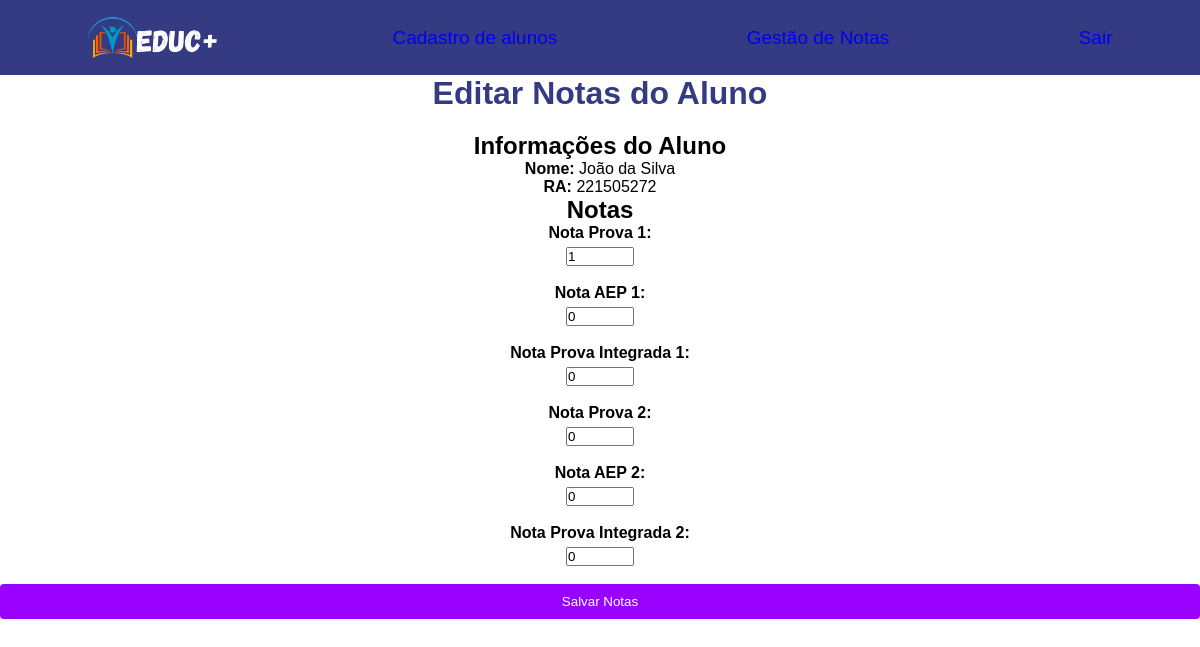
Screenshot of /editar.php?id=1 with the database file from the repository.
### tables this page shows
CREATE TABLE "Alunos" (
	"ID"	INTEGER,
	"nome"	TEXT NOT NULL,
	"email"	TEXT NOT NULL,
	"RA"	TEXT NOT NULL UNIQUE,
	PRIMARY KEY("ID" AUTOINCREMENT)
);

CREATE TABLE Notas (
    ID INTEGER PRIMARY KEY AUTOINCREMENT,
    id_aluno INTEGER NOT NULL,
    nota_prova1 REAL,
    nota_aep1 REAL,
    nota_integrada_1 REAL,
    nota_prova2 REAL,
    nota_aep2 REAL,
    nota_integrada_2 REAL,
    FOREIGN KEY (id_aluno) REFERENCES Alunos(ID)
);

### classes/Database.php (called while the page is built)
<?php
class Database {
    private $pdo;
    public function __construct($dbname) {
        $this->pdo = new PDO("sqlite:" . $dbname);
        $this->pdo->setAttribute(PDO::ATTR_ERRMODE, PDO::ERRMODE_EXCEPTION);
    }
    public function getConnection() {
        return $this->pdo;
    }
}
?>

### classes/Aluno.php (called while the page is built, shortened)
<?php
class Aluno {
    private $database;
    public function __construct($database) {
        $this->database = $database;
    }
    public function obterAlunoPorId($id) {
        $query = "SELECT * FROM Alunos WHERE ID = :id";
        $stmt = $this->database->getConnection()->prepare($query);
        $stmt->bindParam(':id', $id, PDO::PARAM_INT);
        $stmt->execute();
        return $stmt->fetch(PDO::FETCH_ASSOC);
    }
}
?>

### classes/Nota.php (called while the page is built, shortened)
<?php
class Nota {
    private $db;
    public function __construct($database) {
        $this->db = $database->getConnection();
    }
    public function obterNotas($id_aluno) {
        $query = "SELECT * FROM notas WHERE ID_aluno = :id_aluno";
        $stmt = $this->db->prepare($query);
        $stmt->bindParam(':id_aluno', $id_aluno, PDO::PARAM_INT);
        $stmt->execute();
        return $stmt->fetch(PDO::FETCH_ASSOC);
    }
}
?>

### editar.php (the view, shortened to what this page needs)
<?php
require_once 'classes/Database.php';
require_once 'classes/Aluno.php';
require_once 'classes/Nota.php';
$dbname = "SGN.db";
$database = new Database($dbname);
$aluno = new Aluno($database);
$nota = new Nota($database);
$id_aluno = $_GET['id'];
$dados_aluno = $aluno->obterAlunoPorId($id_aluno);
$notas = $nota->obterNotas($id_aluno);
?>
<!DOCTYPE html>
<html lang="pt-BR">
<head>
  <link rel="stylesheet" href="lista.css">
</head>
<body>
  <header>
    <img id="logo" src="./Img/Educ_1.png">
    <nav>
      <ul>
        <li><a href="index.php">Cadastro de alunos</a></li>
        <li><a href="lista.php">Gestão de Notas</a></li>
        <li><a href="#">Sair</a></li>
      </ul>
    </nav>
  </header>
  <h1 id="titulo">Editar Notas do Aluno</h1>
  <form action="<?php echo htmlspecialchars($_SERVER["PHP_SELF"]) . '?id=' . $id_aluno; ?>" method="post">
    <h2>Informações do Aluno</h2>
    <p><strong>Nome:</strong> <?php echo htmlspecialchars($dados_aluno['nome']); ?></p>
    <p><strong>RA:</strong> <?php echo htmlspecialchars($dados_aluno['RA']); ?></p>
    <h2>Notas</h2>
    <label for="nota_prova1">Nota Prova 1:</label>
    <input type="number" id="nota_prova1" name="nota_prova1" min="0" max="10" step="0.1" value="<?php echo htmlspecialchars($notas['nota_prova1']); ?>" required>
    <br>
    <label for="nota_aep1">Nota AEP 1:</label>
    <input type="number" id="nota_aep1" name="nota_aep1" min="0" max="10" step="0.1" value="<?php echo htmlspecialchars($notas['nota_aep1']); ?>" required>
    <br>
    <label for="nota_integrada_1">Nota Prova Integrada 1:</label>
    <input type="number" id="nota_integrada_1" name="nota_integrada_1" min="0" max="10" step="0.1" value="<?php echo htmlspecialchars($notas['nota_integrada_1']); ?>" required>
    <br>
    <label for="nota_prova2">Nota Prova 2:</label>
    <input type="number" id="nota_prova2" name="nota_prova2" min="0" max="10" step="0.1" value="<?php echo htmlspecialchars($notas['nota_prova2']); ?>" required>
    <br>
    <label for="nota_aep2">Nota AEP 2:</label>
    <input type="number" id="nota_aep2" name="nota_aep2" min="0" max="10" step="0.1" value="<?php echo htmlspecialchars($notas['nota_aep2']); ?>" required>
    <br>
    <label for="nota_integrada_2">Nota Prova Integrada 2:</label>
    <input type="number" id="nota_integrada_2" name="nota_integrada_2" min="0" max="10" step="0.1" value="<?php echo htmlspecialchars($notas['nota_integrada_2']); ?>" required>
    <br>
    <button type="submit">Salvar Notas</button>
  </form>
</body>
</html>

### lista.css (style rules this page uses)
* { margin: 0; padding: 0; text-decoration: none; list-style: none; }
header { height: 75px; display: flex; justify-content: space-around; align-items: center; background-color: rgb(53, 59, 131); }
nav { width: 60%; }
ul { display: flex; width: 100%; justify-content: space-between; background-color: rgb(53, 59, 131); }
li { list-style: none; color: white; cursor: pointer; font-size: 19px; background-color: rgb(53, 59, 131); }
#logo { width: 130px; height: auto; background-color: rgb(53, 59, 131); }
body { font-family: Arial, sans-serif; background-color: #ffffff; margin: 0; padding: 0; }
h1 { text-align: center; margin-bottom: 20px; }
form { display: flex; flex-direction: column; align-items: center; }
form label { font-weight: bold; margin-bottom: 5px; }
form button { width: 100%; padding: 10px; background-color: #9a02ff; color: #fff; border: none; border-radius: 4px; cursor: pointer; }
#titulo { color: #353b83; }

### rows the page displays
alunos: nome "João da Silva", RA "221505272"
notas: nota_prova1 "1", nota_aep1 "0", nota_integrada_1 "0", nota_prova2 "0", nota_aep2 "0", nota_integrada_2 "0"
